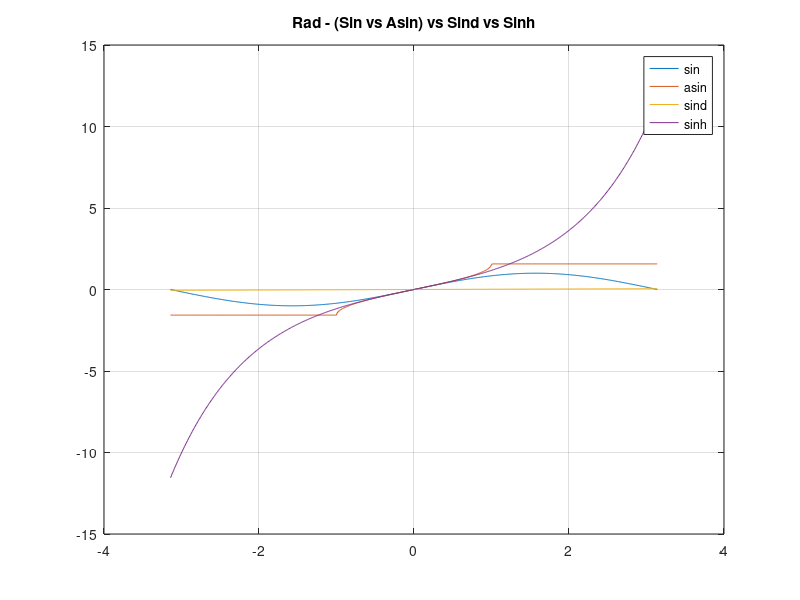

Reproduce this figure in MATLAB.
figure(1);
x=[-pi:0.01:pi];
y = sin(x);
y2 = asin(x);
y3 = sind(x);
y4 = sinh(x);

% Plot the signal versus time:
plot(x,y);
hold on;
plot(x,y2);
hold on;
plot(x,y3);
hold on;
plot(x,y4);
grid on;
%xlabel('time (in seconds)');
title('Rad - (Sin vs Asin) vs Sind vs Sinh');
legend('sin', 'asin', 'sind', 'sinh')
